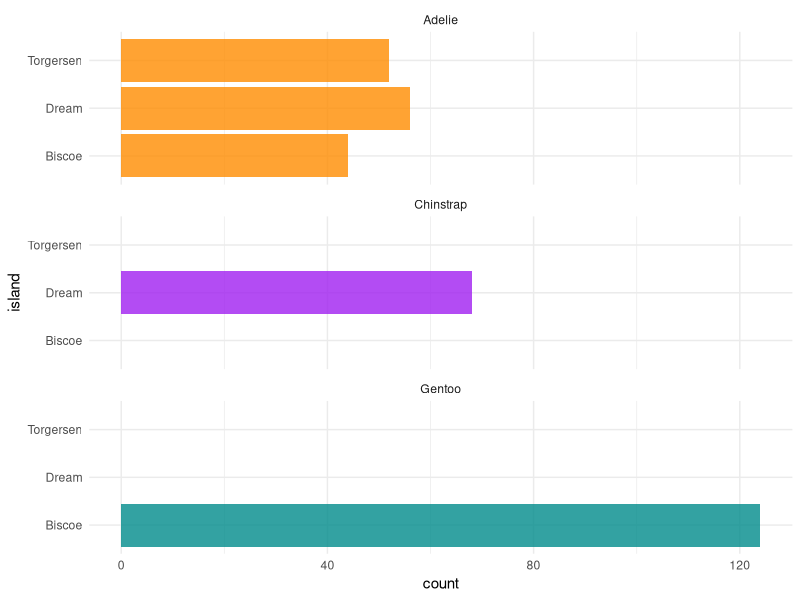
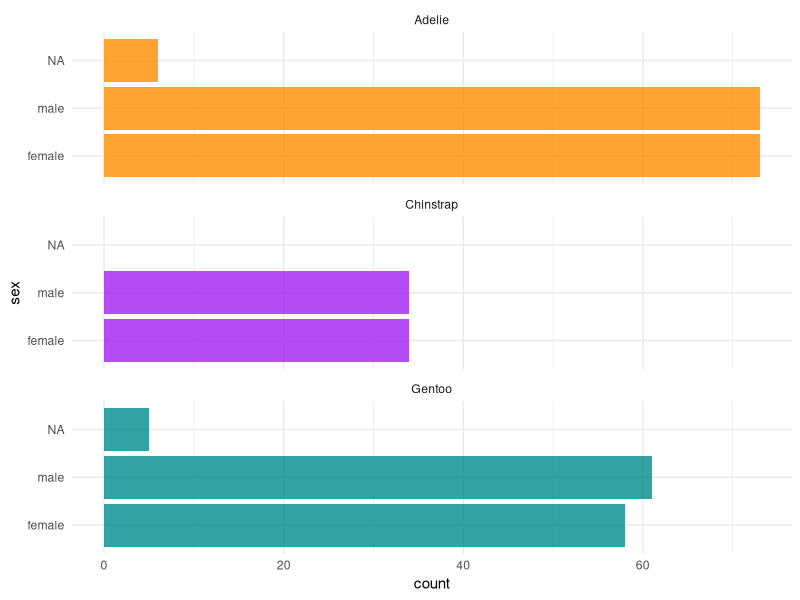
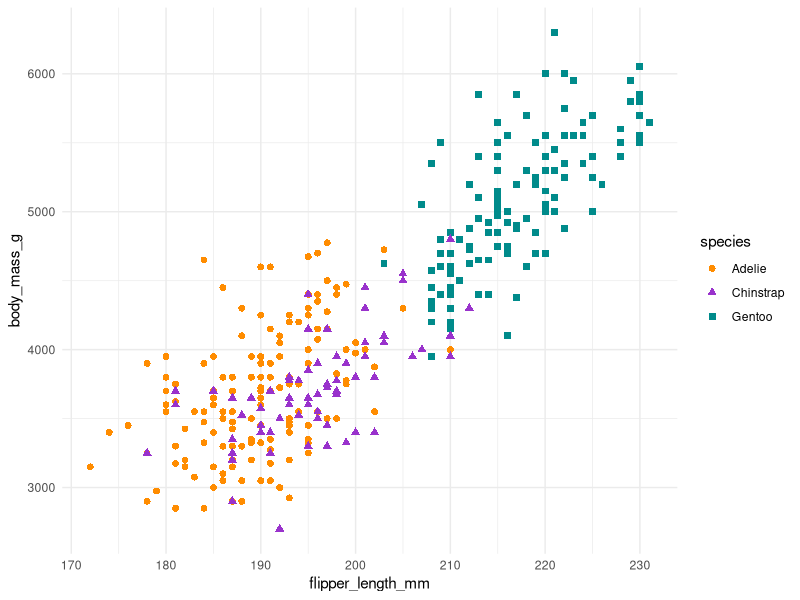
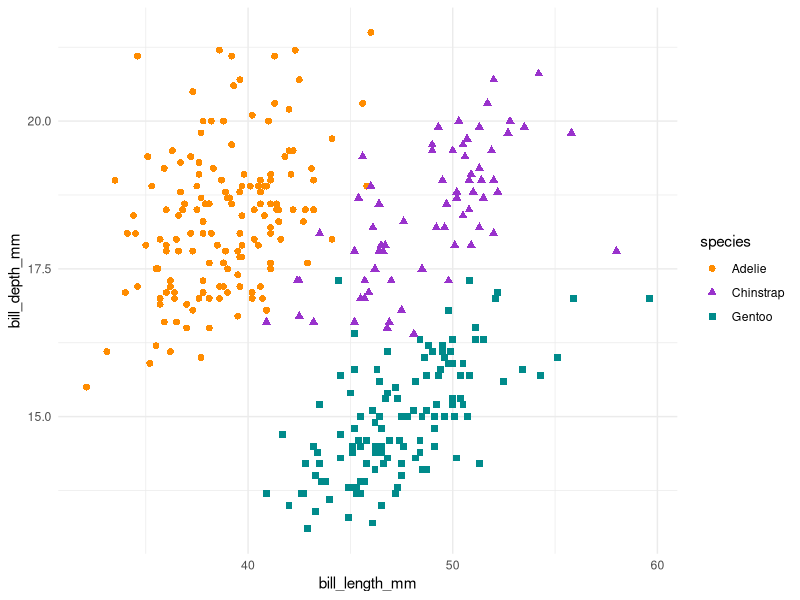
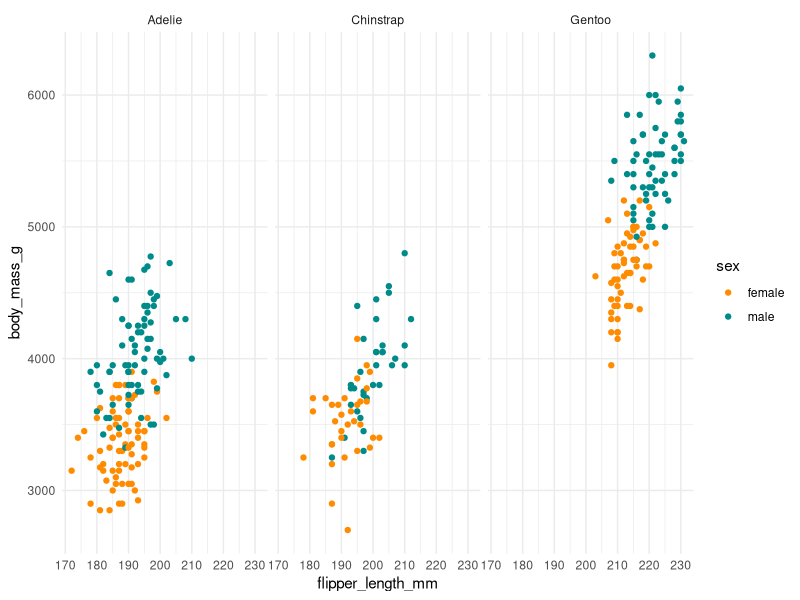
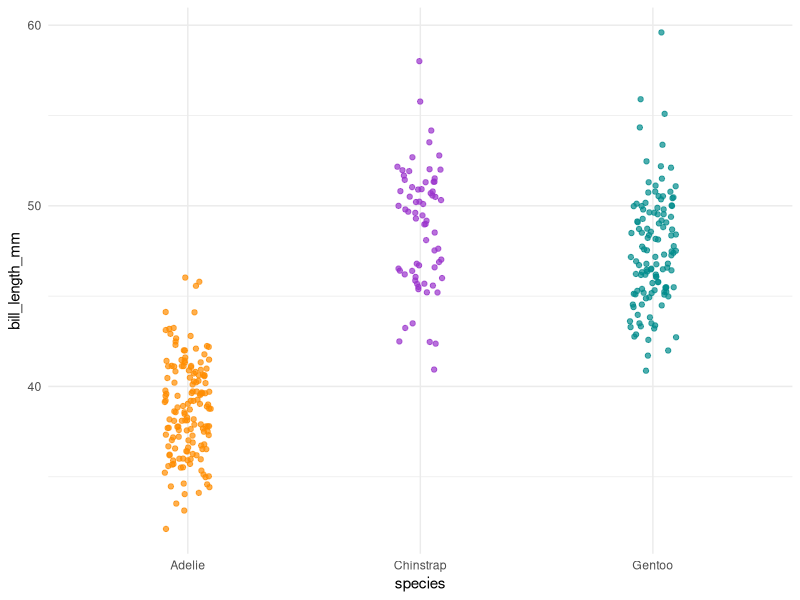
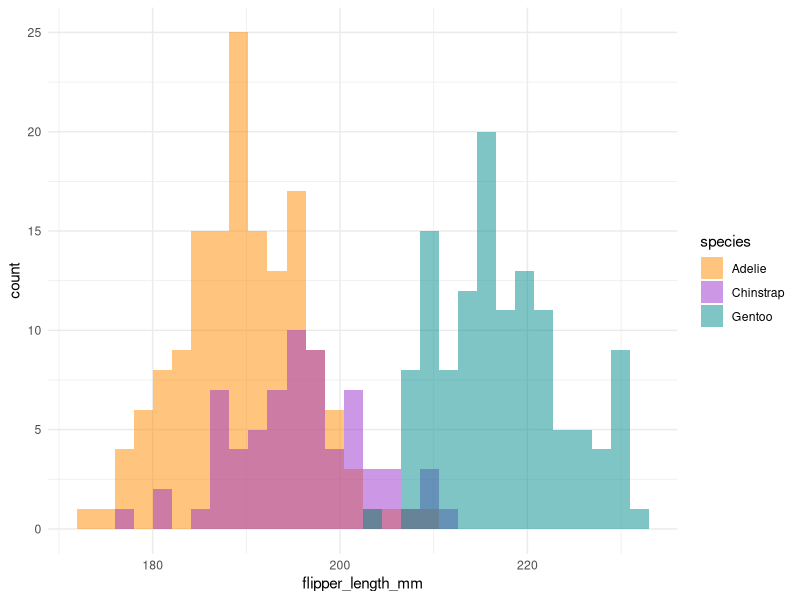

Generate these figures, in order, with R:
## ---- chunk 1
knitr::opts_chunk$set(
  collapse = TRUE,
  comment = "#>",
  warning = FALSE,
  message = FALSE,
  out.width = "100%"
)
## ---- chunk 2
library(palmerpenguins)
library(dplyr)
library(ggplot2)
theme_set(theme_minimal())
## ---- chunk 3
glimpse(penguins)
## ---- chunk 4
penguins %>%
  dplyr::select(where(is.factor)) %>% 
  glimpse()
## ---- chunk 5
# Count penguins for each species / island
penguins %>%
  count(species, island, .drop = FALSE)
## ---- chunk 6
ggplot(penguins, aes(x = island, fill = species)) +
  geom_bar(alpha = 0.8) +
  scale_fill_manual(values = c("darkorange","purple","cyan4"), 
                    guide = FALSE) +
  theme_minimal() +
  facet_wrap(~species, ncol = 1) +
  coord_flip()
## ---- chunk 7
# Count penguins for each species / sex
penguins %>%
  count(species, sex, .drop = FALSE)
## ---- chunk 8
ggplot(penguins, aes(x = sex, fill = species)) +
  geom_bar(alpha = 0.8) +
  scale_fill_manual(values = c("darkorange","purple","cyan4"), 
                    guide = FALSE) +
  theme_minimal() +
  facet_wrap(~species, ncol = 1) +
  coord_flip()
## ---- chunk 9
penguins %>%
  dplyr::select(body_mass_g, ends_with("_mm")) %>% 
  glimpse()
## ---- chunk 10
# Scatterplot example 1: penguin flipper length versus body mass
ggplot(data = penguins, aes(x = flipper_length_mm, y = body_mass_g)) +
  geom_point(aes(color = species, 
                 shape = species),
             size = 2) +
  scale_color_manual(values = c("darkorange","darkorchid","cyan4")) 

# Scatterplot example 2: penguin bill length versus bill depth
ggplot(data = penguins, aes(x = bill_length_mm, y = bill_depth_mm)) +
  geom_point(aes(color = species, 
                 shape = species),
             size = 2)  +
  scale_color_manual(values = c("darkorange","darkorchid","cyan4"))
## ---- chunk 11
ggplot(penguins, aes(x = flipper_length_mm,
                     y = body_mass_g)) +
  geom_point(aes(color = sex)) +
  scale_color_manual(values = c("darkorange","cyan4"), 
                     na.translate = FALSE) +
  facet_wrap(~species)
## ---- chunk 12
# Jitter plot example: bill length by species
ggplot(data = penguins, aes(x = species, y = bill_length_mm)) +
  geom_jitter(aes(color = species),
              width = 0.1, 
              alpha = 0.7,
              show.legend = FALSE) +
  scale_color_manual(values = c("darkorange","darkorchid","cyan4"))

# Histogram example: flipper length by species
ggplot(data = penguins, aes(x = flipper_length_mm)) +
  geom_histogram(aes(fill = species), alpha = 0.5, position = "identity") +
  scale_fill_manual(values = c("darkorange","darkorchid","cyan4"))
